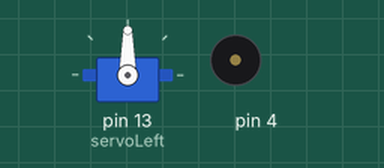
Bench run of a sketch on a simulated Arduino Uno, built with avr-gcc and run on an emulated ATmega328P. Shown: servo, buzzer (waves = sounding). What the sketch prints to the serial monitor is not drawn.

Above: at 1.05 s.
At 5.0 s:
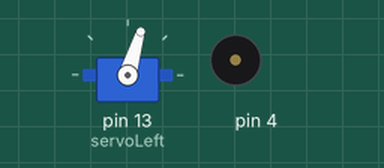
At 9.0 s:
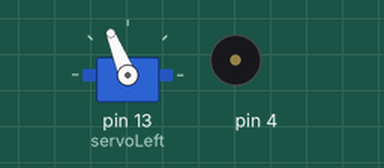
Timing chart, 0 to 10.2 s (numbered marks = the images above):
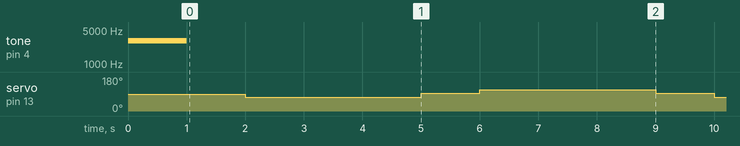

Measured:
- by itself, servo on pin 13 (servoLeft): repeats every 8.0 s: 93° 1.0 s, 112° 3.0 s, 93° 1.0 s, 73° 3.0 s

The sketch:

LeftServoTest.ino
```cpp
/*
 * Robotics with the BOE Shield - RightServoTest
 * Right servo turns clockwise three seconds, stops 1 second, then
 * counterclockwise three seconds.
 */

#include <Servo.h>                           // Include servo library

Servo servoLeft;                            // Declare right servo

void setup()                                 // Built in initialization block
{
  Serial.begin(9600);
  Serial.println("Beep!");

  tone(4, 3000, 1000);                       // Play tone for 1 second
  delay(1000);

  servoLeft.attach(13);                     // Attach right signal to pin 12


}

void loop()                                  // Main loop auto-repeats
{                                            // Empty, nothing needs repeating
  Serial.println("Waiting for reset...");
  delay(1000);

    servoLeft.writeMicroseconds(1300);        // Right wheel clockwise
  delay(3000);                               // ...for 3 seconds

  servoLeft.writeMicroseconds(1500);        // Stay still
  delay(1000);                               // ...for 3 seconds

  servoLeft.writeMicroseconds(1700);        // Right wheel counterclockwise
  delay(3000);                               // ...for 3 seconds

  servoLeft.writeMicroseconds(1500);        // Right wheel counterclockwise

}
```
